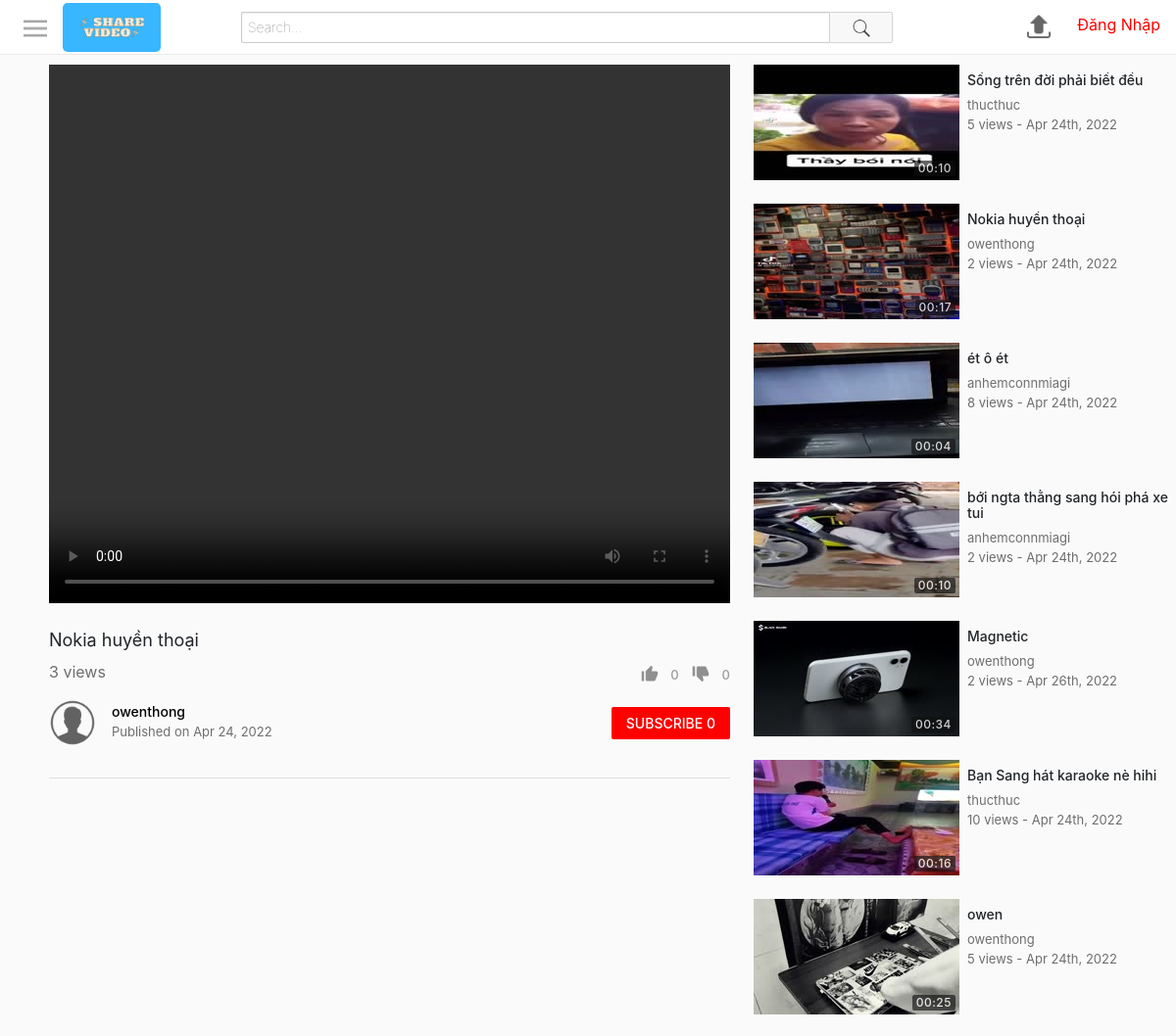
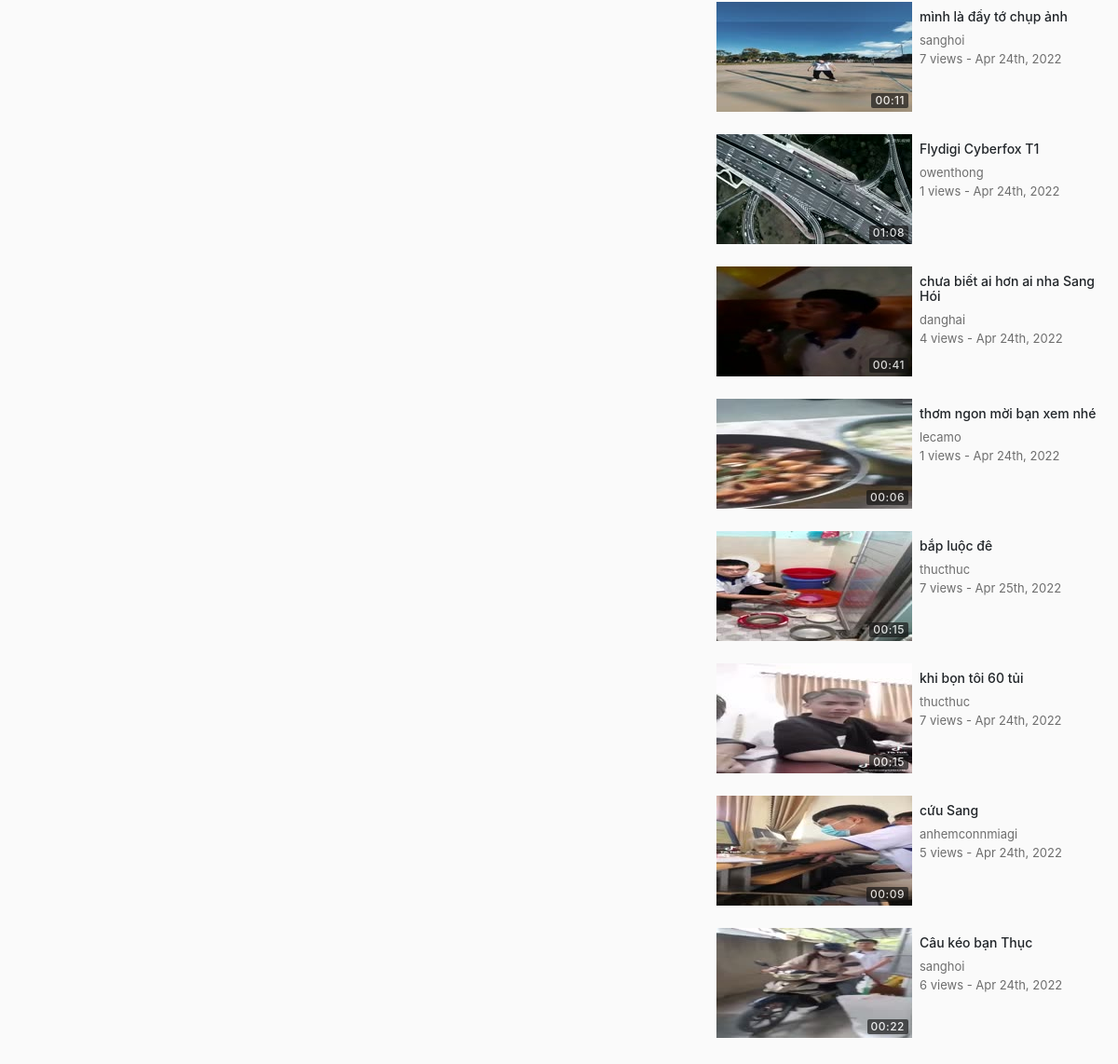
/watch.php?id=210, run on the app's committed database (2 pictures, top to bottom).
### tables this page shows
CREATE TABLE `videos` (
  `id` int(11) NOT NULL,
  `uploadedBy` varchar(50) NOT NULL,
  `title` varchar(70) NOT NULL,
  `description` varchar(1000) NOT NULL,
  `privacy` int(11) NOT NULL,
  `filePath` varchar(250) NOT NULL,
  `category` int(11) NOT NULL,
  `uploadDate` datetime NOT NULL DEFAULT current_timestamp(),
  `views` int(11) NOT NULL,
  `duration` varchar(10) NOT NULL
);

CREATE TABLE `users` (
  `id` int(11) NOT NULL,
  `firstName` varchar(25) NOT NULL,
  `lastName` varchar(25) NOT NULL,
  `username` varchar(25) NOT NULL,
  `email` varchar(100) NOT NULL,
  `password` varchar(255) NOT NULL,
  `signUpDate` datetime NOT NULL DEFAULT current_timestamp(),
  `profilePic` varchar(255) NOT NULL
);

CREATE TABLE `thumbnails` (
  `id` int(11) NOT NULL,
  `videoId` int(11) NOT NULL,
  `filePath` varchar(250) NOT NULL,
  `selected` int(11) NOT NULL
);

### includes/classes/User.php (called while the page is built, shortened)
<?php
class User {
    private $con, $sqlData;
    public function __construct($con, $username) {
        $this->con = $con;
        $query = $this->con->prepare("SELECT * FROM users WHERE username = :un");
        $query->bindParam(":un", $username);
        $query->execute();
        $this->sqlData = $query->fetch(PDO::FETCH_ASSOC);
    }
    public static function isLoggedIn() {
        return isset($_SESSION["userLoggedIn"]);
    }
    public function getUsername() {
        return $this->sqlData["username"] ?? 'default value';
    }
    public function getProfilePic() {
        return $this->sqlData["profilePic"]  ?? 'default value';
    }
    public function isSubscribedTo($userTo) {
        $query = $this->con->prepare("SELECT * FROM subscribers WHERE userTo=:userTo AND userFrom=:userFrom");
        $query->bindParam(":userTo", $userTo);
        $query->bindParam(":userFrom", $username);
        $username = $this->getUsername();
        $query->execute();
        return $query->rowCount() > 0;
    }
    public function getSubscriberCount() {
        $query = $this->con->prepare("SELECT * FROM subscribers WHERE userTo=:userTo");
        $query->bindParam(":userTo", $username);
        $query->execute();
        return $query->rowCount();
    }
}
?>

### includes/classes/Video.php (called while the page is built, shortened)
<?php
class Video {
    private $con, $sqlData, $userLoggedInObj;
    public function __construct($con, $input, $userLoggedInObj) {
        $this->con = $con;
        $this->userLoggedInObj = $userLoggedInObj;
        if(is_array($input)) {
            $this->sqlData = $input;
        }
        else {
            $query = $this->con->prepare("SELECT * FROM videos WHERE id = :id");
            $query->bindParam(":id", $input);
            $query->execute();
            $this->sqlData = $query->fetch(PDO::FETCH_ASSOC);
        }
    }
    public function getId() {
        return $this->sqlData["id"];
    }
    public function getUploadedBy() {
        return $this->sqlData["uploadedBy"];
    }
    public function getTitle() {
        return $this->sqlData["title"];
    }
    public function getUploadDate() {
        $date = $this->sqlData["uploadDate"];
        return date("M j, Y", strtotime($date));
    }
    public function getTimeStamp() {
        $date = $this->sqlData["uploadDate"];
        return date("M jS, Y", strtotime($date));
    }
    public function getViews() {
        return $this->sqlData["views"];
    }
    public function getDuration() {
        return $this->sqlData["duration"];
    }
    public function incrementViews() {
        $videoId = $this->getId();
        $this->sqlData["views"] = $this->sqlData["views"] + 1;
    }
    public function getLikes() {
        $query = $this->con->prepare("SELECT count(*) as 'count' FROM likes WHERE videoId = :videoId");
        $query->bindParam(":videoId", $videoId);
        $query->execute();
        $data = $query->fetch(PDO::FETCH_ASSOC);
        return $data["count"];
    }
    public function getDislikes() {
        $query = $this->con->prepare("SELECT count(*) as 'count' FROM dislikes WHERE videoId = :videoId");
        $query->bindParam(":videoId", $videoId);
        $query->execute();
        $data = $query->fetch(PDO::FETCH_ASSOC);
        return $data["count"];
    }
    public function wasLikedBy() {
        $query = $this->con->prepare("SELECT * FROM likes WHERE username=:username AND videoId=:videoId");
        $query->bindParam(":username", $username);
        $query->bindParam(":videoId", $id);
        $id = $this->getId();
        $username = $this->userLoggedInObj->getUsername();
        $query->execute();
        return $query->rowCount() > 0;
    }
    public function wasDislikedBy() {
        $query = $this->con->prepare("SELECT * FROM dislikes WHERE username=:username AND videoId=:videoId");
        $query->bindParam(":username", $username);
        $query->bindParam(":videoId", $id);
        $query->execute();
        return $query->rowCount() > 0;
    }
    public function getThumbnail() {
        $query = $this->con->prepare("SELECT filePath FROM thumbnails WHERE videoId=:videoId AND selected=1");
        $query->bindParam(":videoId", $videoId);
        $videoId = $this->getId();
        $query->execute();
        return $query->fetchColumn();
    }
}
?>

### includes/classes/VideoGridItem.php (the view)
<?php
class VideoGridItem {
    private $video, $largeMode;
    public function __construct($video, $largeMode) {
        $this->video = $video;
        $this->largeMode = $largeMode;
    }
    public function create() {
        $thumbnail = $this->createThumbnail();
        $details = $this->createDetails();
        $url = "watch.php?id=" . $this->video->getId();
        return "<a href='$url'>
                    <div class='videoGridItem'>
                        $thumbnail
                        $details
                    </div>
                </a>";
    }
    private function createThumbnail() {
        $thumbnail = $this->video->getThumbnail();
        $duration = $this->video->getDuration();
        return "<div class='thumbnail'>
                    <img src='$thumbnail'>
                    <div class='duration'>
                        <span>$duration</span>
                    </div>
                </div>";
    }
    private function createDetails() {
        $title = $this->video->getTitle();
        $username = $this->video->getUploadedBy();
        $views = $this->video->getViews();
        $description = $this->createDescription();
        $timestamp = $this->video->getTimeStamp();
        return "<div class='details'>
                    <h3 class='title'>$title</h3>
                    <span class='username'>$username</span>
                    <div class='stats'>
                        <span class='viewCount'>$views views - </span>
                        <span class='timeStamp'>$timestamp</span>
                    </div>
                    $description
                </div>";
    }
    private function createDescription() {
        if(!$this->largeMode) {
            return "";
        }
        else {
            $description = $this->video->getDescription();
            $description = (strlen($description) > 350) ? substr($description, 0, 347) . "..." : $description;
            return "<span class='description'>$description</span>";
        }
    }
}
?>

### includes/classes/ButtonProvider.php (shortened to what this page needs)
<?php
class ButtonProvider {
    public static $signInFunction = "notSignedIn()";
    public static function createLink($link) {
        return User::isLoggedIn() ? $link : ButtonProvider::$signInFunction;
    }
    public static function createButton($text, $imageSrc, $action, $class) {
        $image = ($imageSrc == null) ? "" : "<img src='$imageSrc'>";
        $action  = ButtonProvider::createLink($action);
        return "<button class='$class' onclick='$action'>
                    $image
                    <span class='text'>$text</span>
                </button>";
    }
    public static function createUserProfileButton($con, $username) {
        $userObj = new User($con, $username);
        $profilePic = $userObj->getProfilePic();
        $link = "profile.php?username=$username";
        return "<a href='$link'>
                    <img src='$profilePic' class='profilePicture'>
                </a>";
    }
    public static function createSubscriberButton($con, $userToObj, $userLoggedInObj) {
        $userTo = $userToObj->getUsername();
        $userLoggedIn = $userLoggedInObj->getUsername();
        $isSubscribedTo = $userLoggedInObj->isSubscribedTo($userTo);
        $buttonText = $isSubscribedTo ? "SUBSCRIBED" : "SUBSCRIBE";
        $buttonText .= " " . $userToObj->getSubscriberCount();
        $buttonClass = $isSubscribedTo ? "unsubscribe button" : "subscribe button";
        $action = "subscribe(\"$userTo\", \"$userLoggedIn\", this)";
        $button = ButtonProvider::createButton($buttonText, null, $action, $buttonClass);
        return "<div class='subscribeButtonContainer'>
                    $button
                </div>";
    }
    public static function createUserProfileNavigationButton($con, $username) {
        if(User::isLoggedIn()) {
            return ButtonProvider::createUserProfileButton($con, $username);
        }
        else {
            return "<a href='signIn.php'>
                        <span class='signInLink'>Đăng Nhập</span>
                    </a>";
        }
    }
}
?>

### includes/classes/VideoInfoSection.php
<?php
require_once("includes/classes/VideoInfoControls.php");
class VideoInfoSection {
    private $con, $video, $userLoggedInObj;
    public function __construct($con, $video, $userLoggedInObj) {
        $this->con = $con;
        $this->video = $video;
        $this->userLoggedInObj = $userLoggedInObj;
    }
    public function create() {
        return $this->createPrimaryInfo() . $this->createSecondaryInfo();
    }
    private function createPrimaryInfo() {
        $title = $this->video->getTitle();
        $views = $this->video->getViews();
        $videoInfoControls = new VideoInfoControls($this->video, $this->userLoggedInObj);
        $controls = $videoInfoControls->create();
        return "<div class='videoInfo'>
                    <h1>$title</h1>
                    <div class='bottomSection'>
                        <span class='viewCount'>$views views</span>
                        $controls
                    </div>
                </div>";
    }
    private function createSecondaryInfo() {
        $description = $this->video->getDescription();
        $uploadDate = $this->video->getUploadDate();
        $uploadedBy = $this->video->getUploadedBy();
        $profileButton = ButtonProvider::createUserProfileButton($this->con, $uploadedBy);
        if($uploadedBy == $this->userLoggedInObj->getUsername()) {
            $actionButton = ButtonProvider::createEditVideoButton($this->video->getId());
        }
        else {
            $userToObject = new User($this->con, $uploadedBy);
            $actionButton = ButtonProvider::createSubscriberButton($this->con, $userToObject, $this->userLoggedInObj);
        }
        return "<div class='secondaryInfo'>
                    <div class='topRow'>
                        $profileButton
                        <div class='uploadInfo'>
                            <span class='owner'>
                                <a href='profile.php?username=$uploadedBy'>
                                    $uploadedBy
                                </a>
                            </span>
                            <span class='date'>Published on $uploadDate</span>
                        </div>
                        $actionButton
                    </div>
                    <div class='descriptionContainer'>
                        $description
                    </div>
                </div>";
    }
}
?>

### includes/classes/VideoGrid.php (shortened to what this page needs)
<?php
class VideoGrid {
    private $con, $userLoggedInObj;
    private $largeMode = false;
    private $gridClass = "videoGrid";
    public function __construct($con, $userLoggedInObj) {
        $this->con = $con;
        $this->userLoggedInObj = $userLoggedInObj;
    }
    public function create($videos, $title, $showFilter) {
        if($videos == null) {
            $gridItems = $this->generateItems();
        }
        else {
            $gridItems = $this->generateItemsFromVideos($videos);
        }
        $header = "";
        return "$header
                <div class='$this->gridClass'>
                    $gridItems
                </div>";
    }
    public function generateItems() {
        $query = $this->con->prepare("SELECT * FROM videos ORDER BY RAND() LIMIT 15");
        $query->execute();
        $elementsHtml = "";
        while($row = $query->fetch(PDO::FETCH_ASSOC)) {
            $video = new Video($this->con, $row, $this->userLoggedInObj);
            $item = new VideoGridItem($video, $this->largeMode);
            $elementsHtml .= $item->create();
        }
        return $elementsHtml;
    }
}
?>

### assets/css/style.css (style rules this page uses)
html, body { height: 100%; padding: 0; margin: 0; }
.videoInfo { width: 100%; padding: 20px 0 8px 0; }
.videoInfo h1 { display: block; overflow: hidden; font-size: 18px; font-weight: 400; line-height: 24px; }
.videoInfo .bottomSection { display: flex; }
.videoInfo .bottomSection .viewCount { color: rgba(17, 17, 17, 0.6); font-size: 16px; flex: 1; }
.videoInfo .bottomSection .controls button { padding: 0; background-color: transparent; border: none; color: rgba(17, 17, 17, 0.4); font-weight: 500; font-size: 13px; cursor: pointer; }
.videoInfo .bottomSection .controls button img { height: 20px; width: 20px; margin: 4px 8px 8px 8px; }
.secondaryInfo .topRow { display: flex; margin-bottom: 12px; }
.profilePicture { height: 100%; }
.secondaryInfo .topRow .profilePicture { margin-right: 16px; width: 48px; height: 48px; border-radius: 50%; }
.secondaryInfo .topRow .uploadInfo { flex: 1; display: flex; flex-direction: column; margin-right: 10px; }
.secondaryInfo .topRow .uploadInfo .date { color: rgba(17,17,17,0.6); font-size: 13px; font-weight: 400; }
.secondaryInfo { border-bottom: 1px solid #dedede; padding-bottom: 20px; margin-bottom: 20px; }
.secondaryInfo .topRow .button { padding: 6px 15px; cursor: pointer; font-weight: 500; border-radius: 2px; border: none; font-size: 14px; }
.secondaryInfo .topRow .subscribeButtonContainer, .secondaryInfo .topRow .editVideoButtonContainer { display: flex; flex-direction: column; justify-content: center; }
.subscribeButtonContainer .subscribe { background-color: #f00; color: #fff; }
.secondaryInfo .topRow .uploadInfo .owner a { font-size: 14px; font-weight: 500; color: #000; }
.videoGrid { display: flex; flex-wrap: wrap; }
.suggestions .videoGridItem { display: flex; height: auto; }
.videoGridItem { height: 200px; margin-right: 4px; margin-bottom: 24px; }
.videoGridItem .thumbnail { width: 210px; height: 118px; position: relative; }
.suggestions .videoGridItem .thumbnail { margin-right: 8px; }
.videoGridItem .thumbnail img { width: 100%; height: 100%; }
.videoGridItem .thumbnail .duration { bottom: 0; right: 0; position: absolute; margin: 4px; color: #fff; background-color: rgba(17,17,17,0.8); opacity: 0.8; padding: 2px 4px; border-radius: 2px; letter-spacing: 0.5px; font-size: 12px; font-weight: 500; line-height: 12px; }
.videoGridItem .details { padding-right: 24px; position: relative; cursor: pointer; display: flex; flex-direction: column; width: 210px; }
.suggestions .videoGridItem .details { padding-right: 0; flex: 1; }
.videoGridItem .details .title { margin: 8px 0; max-height: 32px; overflow: hidden; font-size: 14px; font-weight: 500; line-height: 16px; color: #212529; }
.videoGridItem .details .username, .videoGridItem .details .stats { color: rgba(17,17,17,0.6); font-size: 13px; overflow-x: hidden; text-overflow: ellipsis; white-space: nowrap; }
.signInLink { color: #f00; margin-left: 15px; }

### data on the page
videos: title "Nokia huyền thoại", uploadedBy "owenthong", uploadDate "Apr 24, 2022", thumbnails.filePath (picture), duration "00:17", views "2", uploadDate "Apr 24th, 2022"
users: profilePic (placeholder picture)
videos: thumbnails.filePath (picture), duration "00:10", title "Sống trên đời phải biết đều", uploadedBy "thucthuc", views "5", uploadDate "Apr 24th, 2022"
videos: thumbnails.filePath (picture), duration "00:04", title "ét ô ét", uploadedBy "anhemconnmiagi", views "8", uploadDate "Apr 24th, 2022"
videos: thumbnails.filePath (picture), duration "00:10", title "bới ngta thằng sang hói phá xe tui", uploadedBy "anhemconnmiagi", views "2", uploadDate "Apr 24th, 2022"
videos: thumbnails.filePath (picture), duration "00:34", title "Magnetic", uploadedBy "owenthong", views "2", uploadDate "Apr 26th, 2022"
videos: thumbnails.filePath (picture), duration "00:16", title "Bạn Sang hát karaoke nè hihi", uploadedBy "thucthuc", views "10", uploadDate "Apr 24th, 2022"
videos: thumbnails.filePath (picture), duration "00:25", title "owen", uploadedBy "owenthong", views "5", uploadDate "Apr 24th, 2022"
videos: thumbnails.filePath (picture), duration "00:11", title "mình là đầy tớ chụp ảnh", uploadedBy "sanghoi", views "7", uploadDate "Apr 24th, 2022"
videos: thumbnails.filePath (picture), duration "01:08", title "Flydigi Cyberfox T1", uploadedBy "owenthong", views "1", uploadDate "Apr 24th, 2022"
videos: thumbnails.filePath (picture), duration "00:41", title "chưa biết ai hơn ai nha Sang Hói", uploadedBy "danghai", views "4", uploadDate "Apr 24th, 2022"
videos: thumbnails.filePath (picture), duration "00:06", title "thơm ngon mời bạn xem nhé", uploadedBy "lecamo", views "1", uploadDate "Apr 24th, 2022"
videos: thumbnails.filePath (picture), duration "00:15", title "bắp luộc đê", uploadedBy "thucthuc", views "7", uploadDate "Apr 25th, 2022"
videos: thumbnails.filePath (picture), duration "00:15", title "khi bọn tôi 60 tủi", uploadedBy "thucthuc", views "7", uploadDate "Apr 24th, 2022"
videos: thumbnails.filePath (picture), duration "00:09", title "cứu Sang", uploadedBy "anhemconnmiagi", views "5", uploadDate "Apr 24th, 2022"
videos: thumbnails.filePath (picture), duration "00:22", title "Câu kéo bạn Thục", uploadedBy "sanghoi", views "6", uploadDate "Apr 24th, 2022"

### other printed values
$views "3"
$text "0 0 SUBSCRIBE 0"
